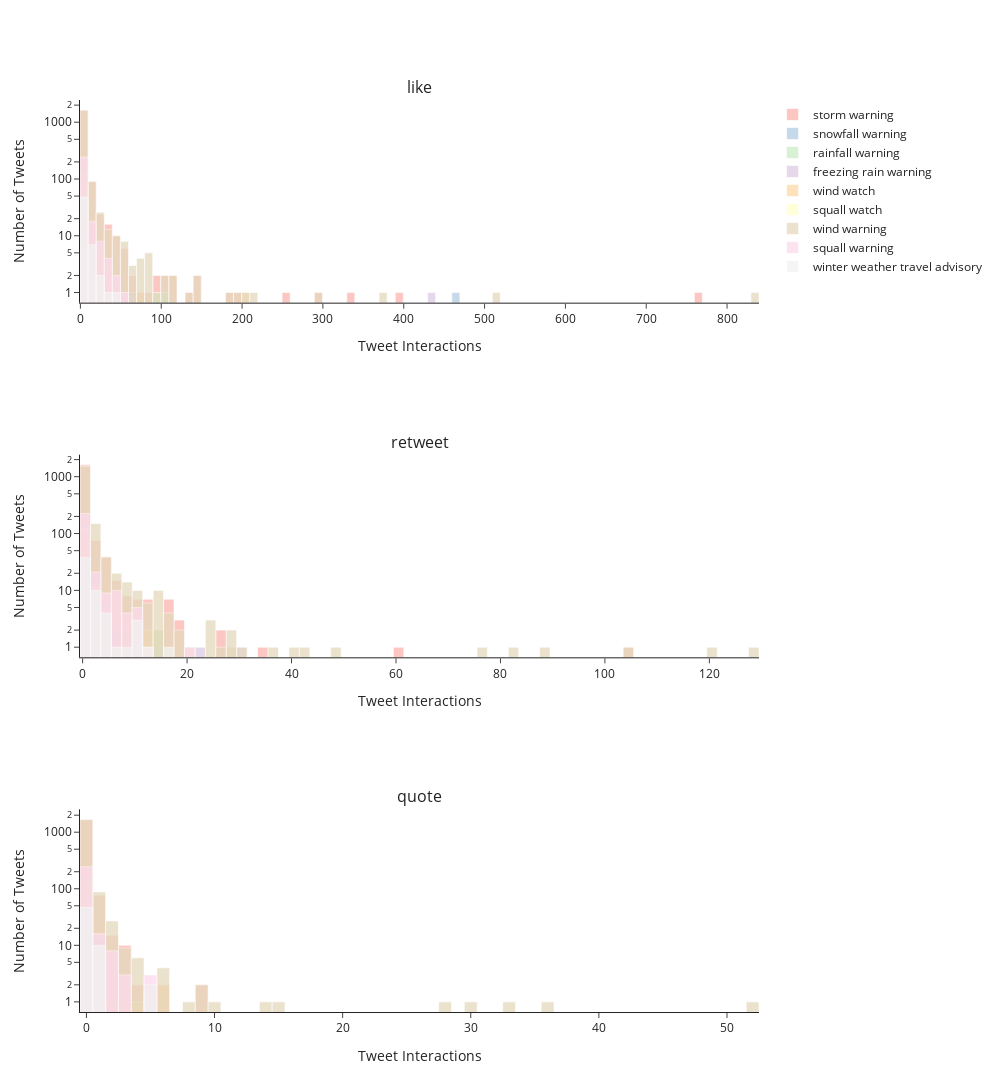

The notebook cell saved with this chart:
### Code cell
# histograms
from plotly.subplots import make_subplots

rows = ['like', 'retweet', 'quote']
fig_histo = make_subplots(rows=len(rows), cols=1, subplot_titles=rows)
add_legend = True
for i,row in enumerate(rows):
  for s in sames:
    fig_histo.add_trace(
      go.Histogram(
        x=same_stats[s][f"{row}_histo"],
        name=s,
        marker_color=color_map[s],
        showlegend=add_legend,
        bingroup=i,
        nbinsx=100,
      ),
    i+1,  # subplot row
    1,    # subplot col
    )
  add_legend = False

fig_histo.update_layout(
  template='simple_white',
  barmode='overlay',
  autosize=False,
  width=1000,
  height=2000,
)
fig_histo.update_traces(opacity=0.75)
fig_histo.update_yaxes(type="log", title="Number of Tweets")
fig_histo.update_xaxes(type="linear", title="Tweet Interactions")
fig_histo.show()

### Figure 1 — Plotly figure (JSON) as saved in the notebook; plotly's stock layout.template omitted (floating-point values rounded to 4 significant figures; data arrays with more than 128 entries replaced by an {"elided": "..."} marker saying what was removed)
{"data": [{"bingroup": "0", "marker": {"color": "rgb(251,180,174)"}, "name": "storm warning", "nbinsx": 100, "opacity": 0.75, "showlegend": true, "type": "histogram", "x": {"elided": "1789 int values"}, "xaxis": "x", "yaxis": "y"}, {"bingroup": "0", "marker": {"color": "rgb(179,205,227)"}, "name": "snowfall warning", "nbinsx": 100, "opacity": 0.75, "showlegend": true, "type": "histogram", "x": {"elided": "157 int values"}, "xaxis": "x", "yaxis": "y"}, {"bingroup": "0", "marker": {"color": "rgb(204,235,197)"}, "name": "rainfall warning", "nbinsx": 100, "opacity": 0.75, "showlegend": true, "type": "histogram", "x": {"elided": "165 int values"}, "xaxis": "x", "yaxis": "y"}, {"bingroup": "0", "marker": {"color": "rgb(222,203,228)"}, "name": "freezing rain warning", "nbinsx": 100, "opacity": 0.75, "showlegend": true, "type": "histogram", "x": [37, 0, 1, 15, 3, 0, 0, 0, 1, 0, 1, 0, 24, 8, 5, 0, 2, 0, 0, 0, 1, 0, 0, 16, 1, 20, 1, 4, 64, 1, 0, 3, 1, 1, 0, 8, 1, 0, 2, 8, 0, 1, 0, 0, 2, 8, 0, 0, 12, 0, 11, 3, 1, 0, 430, 3, 0, 0, 0, 56, 1, 0, 0, 1, 24, 1, 1, 1, 0, 2, 0, 0, 10, 0, 0, 0, 0, 1, 0, 0, 1, 1, 1, 0, 0, 4, 8, 6, 10, 1, 4, 0], "xaxis": "x", "yaxis": "y"}, {"bingroup": "0", "marker": {"color": "rgb(254,217,166)"}, "name": "wind watch", "nbinsx": 100, "opacity": 0.75, "showlegend": true, "type": "histogram", "x": {"elided": "137 int values"}, "xaxis": "x", "yaxis": "y"}, {"bingroup": "0", "marker": {"color": "rgb(255,255,204)"}, "name": "squall watch", "nbinsx": 100, "opacity": 0.75, "showlegend": true, "type": "histogram", "x": {"elided": "139 int values"}, "xaxis": "x", "yaxis": "y"}, {"bingroup": "0", "marker": {"color": "rgb(229,216,189)"}, "name": "wind warning", "nbinsx": 100, "opacity": 0.75, "showlegend": true, "type": "histogram", "x": {"elided": "1808 int values"}, "xaxis": "x", "yaxis": "y"}, {"bingroup": "0", "marker": {"color": "rgb(253,218,236)"}, "name": "squall warning", "nbinsx": 100, "opacity": 0.75, "showlegend": true, "type": "histogram", "x": {"elided": "276 int values"}, "xaxis": "x", "yaxis": "y"}, {"bingroup": "0", "marker": {"color": "rgb(242,242,242)"}, "name": "winter weather travel advisory", "nbinsx": 100, "opacity": 0.75, "showlegend": true, "type": "histogram", "x": [1, 1, 1, 1, 1, 1, 16, 2, 2, 2, 12, 22, 6, 1, 3, 1, 0, 0, 2, 1, 1, 16, 15, 1, 2, 3, 26, 0, 2, 11, 1, 1, 9, 17, 1, 2, 40, 1, 9, 36, 1, 1, 4, 2, 1, 1, 1, 6, 1, 1, 4, 1, 2, 1, 3, 1, 2, 12, 4], "xaxis": "x", "yaxis": "y"}, {"bingroup": "1", "marker": {"color": "rgb(251,180,174)"}, "name": "storm warning", "nbinsx": 100, "opacity": 0.75, "showlegend": false, "type": "histogram", "x": {"elided": "1789 int values"}, "xaxis": "x2", "yaxis": "y2"}, {"bingroup": "1", "marker": {"color": "rgb(179,205,227)"}, "name": "snowfall warning", "nbinsx": 100, "opacity": 0.75, "showlegend": false, "type": "histogram", "x": {"elided": "157 int values"}, "xaxis": "x2", "yaxis": "y2"}, {"bingroup": "1", "marker": {"color": "rgb(204,235,197)"}, "name": "rainfall warning", "nbinsx": 100, "opacity": 0.75, "showlegend": false, "type": "histogram", "x": {"elided": "165 int values"}, "xaxis": "x2", "yaxis": "y2"}, {"bingroup": "1", "marker": {"color": "rgb(222,203,228)"}, "name": "freezing rain warning", "nbinsx": 100, "opacity": 0.75, "showlegend": false, "type": "histogram", "x": [2, 0, 0, 8, 1, 0, 0, 0, 2, 1, 0, 0, 8, 4, 2, 0, 0, 1, 0, 0, 0, 0, 0, 1, 1, 4, 0, 4, 30, 0, 0, 0, 0, 0, 0, 1, 0, 0, 0, 2, 2, 1, 0, 0, 0, 3, 0, 5, 0, 0, 2, 7, 0, 0, 22, 2, 0, 0, 0, 3, 0, 0, 1, 0, 2, 0, 0, 3, 0, 0, 0, 0, 5, 0, 0, 0, 0, 0, 0, 0, 1, 0, 0, 1, 0, 2, 0, 1, 10, 0, 0, 0], "xaxis": "x2", "yaxis": "y2"}, {"bingroup": "1", "marker": {"color": "rgb(254,217,166)"}, "name": "wind watch", "nbinsx": 100, "opacity": 0.75, "showlegend": false, "type": "histogram", "x": {"elided": "137 int values"}, "xaxis": "x2", "yaxis": "y2"}, {"bingroup": "1", "marker": {"color": "rgb(255,255,204)"}, "name": "squall watch", "nbinsx": 100, "opacity": 0.75, "showlegend": false, "type": "histogram", "x": {"elided": "139 int values"}, "xaxis": "x2", "yaxis": "y2"}, {"bingroup": "1", "marker": {"color": "rgb(229,216,189)"}, "name": "wind warning", "nbinsx": 100, "opacity": 0.75, "showlegend": false, "type": "histogram", "x": {"elided": "1808 int values"}, "xaxis": "x2", "yaxis": "y2"}, {"bingroup": "1", "marker": {"color": "rgb(253,218,236)"}, "name": "squall warning", "nbinsx": 100, "opacity": 0.75, "showlegend": false, "type": "histogram", "x": {"elided": "276 int values"}, "xaxis": "x2", "yaxis": "y2"}, {"bingroup": "1", "marker": {"color": "rgb(242,242,242)"}, "name": "winter weather travel advisory", "nbinsx": 100, "opacity": 0.75, "showlegend": false, "type": "histogram", "x": [1, 1, 1, 1, 1, 1, 10, 1, 1, 2, 3, 7, 2, 1, 3, 0, 0, 0, 2, 1, 1, 12, 2, 1, 2, 1, 11, 0, 1, 4, 1, 1, 4, 5, 1, 4, 10, 1, 9, 16, 1, 1, 2, 1, 1, 1, 1, 2, 1, 1, 1, 1, 1, 1, 1, 1, 1, 3, 1], "xaxis": "x2", "yaxis": "y2"}, {"bingroup": "2", "marker": {"color": "rgb(251,180,174)"}, "name": "storm warning", "nbinsx": 100, "opacity": 0.75, "showlegend": false, "type": "histogram", "x": {"elided": "1789 int values"}, "xaxis": "x3", "yaxis": "y3"}, {"bingroup": "2", "marker": {"color": "rgb(179,205,227)"}, "name": "snowfall warning", "nbinsx": 100, "opacity": 0.75, "showlegend": false, "type": "histogram", "x": {"elided": "157 int values"}, "xaxis": "x3", "yaxis": "y3"}, {"bingroup": "2", "marker": {"color": "rgb(204,235,197)"}, "name": "rainfall warning", "nbinsx": 100, "opacity": 0.75, "showlegend": false, "type": "histogram", "x": {"elided": "165 int values"}, "xaxis": "x3", "yaxis": "y3"}, {"bingroup": "2", "marker": {"color": "rgb(222,203,228)"}, "name": "freezing rain warning", "nbinsx": 100, "opacity": 0.75, "showlegend": false, "type": "histogram", "x": [0, 0, 0, 0, 0, 0, 0, 0, 0, 0, 0, 0, 1, 0, 0, 0, 0, 0, 0, 0, 0, 0, 0, 0, 0, 0, 0, 0, 5, 0, 0, 0, 0, 0, 0, 0, 0, 0, 0, 0, 0, 0, 0, 0, 0, 0, 0, 1, 0, 1, 1, 0, 0, 0, 3, 0, 0, 0, 0, 1, 0, 0, 0, 0, 1, 0, 0, 0, 0, 0, 0, 0, 1, 0, 0, 0, 0, 0, 0, 0, 4, 0, 0, 0, 0, 0, 0, 1, 1, 0, 0, 0], "xaxis": "x3", "yaxis": "y3"}, {"bingroup": "2", "marker": {"color": "rgb(254,217,166)"}, "name": "wind watch", "nbinsx": 100, "opacity": 0.75, "showlegend": false, "type": "histogram", "x": {"elided": "137 int values"}, "xaxis": "x3", "yaxis": "y3"}, {"bingroup": "2", "marker": {"color": "rgb(255,255,204)"}, "name": "squall watch", "nbinsx": 100, "opacity": 0.75, "showlegend": false, "type": "histogram", "x": {"elided": "139 int values"}, "xaxis": "x3", "yaxis": "y3"}, {"bingroup": "2", "marker": {"color": "rgb(229,216,189)"}, "name": "wind warning", "nbinsx": 100, "opacity": 0.75, "showlegend": false, "type": "histogram", "x": {"elided": "1808 int values"}, "xaxis": "x3", "yaxis": "y3"}, {"bingroup": "2", "marker": {"color": "rgb(253,218,236)"}, "name": "squall warning", "nbinsx": 100, "opacity": 0.75, "showlegend": false, "type": "histogram", "x": {"elided": "276 int values"}, "xaxis": "x3", "yaxis": "y3"}, {"bingroup": "2", "marker": {"color": "rgb(242,242,242)"}, "name": "winter weather travel advisory", "nbinsx": 100, "opacity": 0.75, "showlegend": false, "type": "histogram", "x": [0, 0, 0, 0, 0, 0, 1, 0, 0, 1, 1, 1, 1, 0, 0, 0, 0, 0, 0, 0, 0, 1, 1, 0, 0, 0, 0, 0, 0, 5, 0, 0, 1, 1, 0, 0, 5, 0, 0, 0, 0, 0, 0, 0, 0, 0, 0, 0, 0, 0, 0, 0, 0, 0, 0, 0, 0, 0, 1], "xaxis": "x3", "yaxis": "y3"}], "layout": {"annotations": [{"font": {"size": 16}, "showarrow": false, "text": "like", "x": 0.5, "xanchor": "center", "xref": "paper", "y": 1, "yanchor": "bottom", "yref": "paper"}, {"font": {"size": 16}, "showarrow": false, "text": "retweet", "x": 0.5, "xanchor": "center", "xref": "paper", "y": 0.6111, "yanchor": "bottom", "yref": "paper"}, {"font": {"size": 16}, "showarrow": false, "text": "quote", "x": 0.5, "xanchor": "center", "xref": "paper", "y": 0.2222, "yanchor": "bottom", "yref": "paper"}], "autosize": false, "barmode": "overlay", "height": 2000, "width": 1000, "xaxis": {"anchor": "y", "domain": [0, 1], "title": {"text": "Tweet Interactions"}, "type": "linear"}, "xaxis2": {"anchor": "y2", "domain": [0, 1], "title": {"text": "Tweet Interactions"}, "type": "linear"}, "xaxis3": {"anchor": "y3", "domain": [0, 1], "title": {"text": "Tweet Interactions"}, "type": "linear"}, "yaxis": {"anchor": "x", "domain": [0.7778, 1], "title": {"text": "Number of Tweets"}, "type": "log"}, "yaxis2": {"anchor": "x2", "domain": [0.3889, 0.6111], "title": {"text": "Number of Tweets"}, "type": "log"}, "yaxis3": {"anchor": "x3", "domain": [0, 0.2222], "title": {"text": "Number of Tweets"}, "type": "log"}}}
